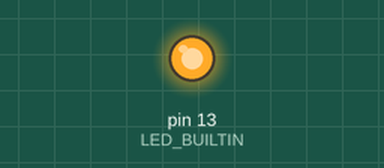
This sketch was run on a simulated Arduino Uno, built with avr-gcc and run on an emulated ATmega328P. On the bench: output pins drawn as LEDs (lit = HIGH).

Above: at 0.2 s.
At 15.0 s:
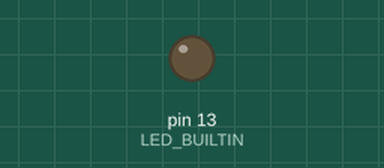
Timing chart, 0 to 20.8 s (numbered marks = the images above):
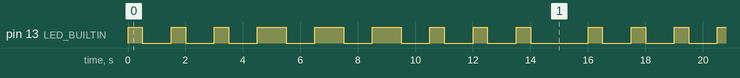

Measured:
- by itself, pin 13 (LED_BUILTIN): repeats every 16.0 s: 2 × (LOW 1.0 s, HIGH 0.50 s), 3 × (LOW 1.0 s, HIGH 1.0 s), 3 × (LOW 1.0 s, HIGH 0.50 s), LOW 2.0 s, HIGH 0.50 s
- by itself, everything shown: repeats every 16.0 s, in 18 steps

The sketch:

BlinkSOS.ino
```cpp
void setup() {
  // put your setup code here, to run once:
  pinMode(LED_BUILTIN, OUTPUT);
}

void loop() {
  // S
  digitalWrite(LED_BUILTIN, HIGH);
  delay(500);
  digitalWrite(LED_BUILTIN, LOW);
  delay(1000);
  digitalWrite(LED_BUILTIN, HIGH);
  delay(500);
  digitalWrite(LED_BUILTIN, LOW);
  delay(1000);
  digitalWrite(LED_BUILTIN, HIGH);
  delay(500);
  digitalWrite(LED_BUILTIN, LOW);
  delay(1000);

  // O
  digitalWrite(LED_BUILTIN, HIGH);
  delay(1000);
  digitalWrite(LED_BUILTIN, LOW);
  delay(1000);
  digitalWrite(LED_BUILTIN, HIGH);
  delay(1000);
  digitalWrite(LED_BUILTIN, LOW);
  delay(1000);
  digitalWrite(LED_BUILTIN, HIGH);
  delay(1000);
  digitalWrite(LED_BUILTIN, LOW);
  delay(1000);

  // S
  digitalWrite(LED_BUILTIN, HIGH);
  delay(500);
  digitalWrite(LED_BUILTIN, LOW);
  delay(1000);
  digitalWrite(LED_BUILTIN, HIGH);
  delay(500);
  digitalWrite(LED_BUILTIN, LOW);
  delay(1000);
  digitalWrite(LED_BUILTIN, HIGH);
  delay(500);
  digitalWrite(LED_BUILTIN, LOW);
  delay(2000);
}
```
